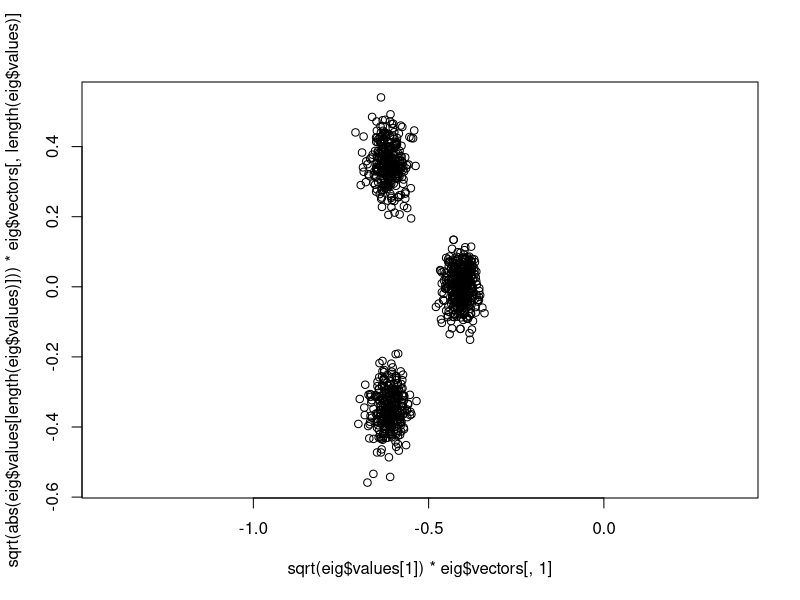
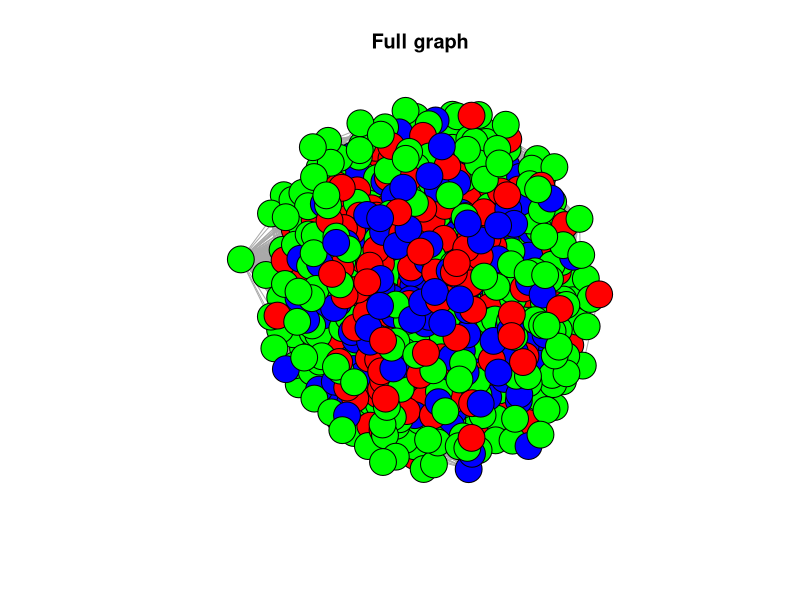

Recreate these plots in R, in order.
B = matrix(0, 3, 3)
for(i in 1:3){
  for(j in 1:3){
    B[i,j] = .25 + .25*(i != j)
  }
}

xx = c(0.65, 0.41, 0)
yy = c(0.65, -0.2, -.35)
zz = c(0.65, -.2, 0.35)

innerprod <- function(vec1, vec2){
  sqrt((vec1[1]*vec2[1]) + (vec1[2:3]%*%vec2[2:3]))
}

#how did that happen??

B <- matrix(c(1/4, 1/2, 1/4, 1/2, 1/4, 1/4, 1/4, 1/4, 1/6), 3, 3)
marginal <- c(0.3, 0.3, 0.4)

generate_adj <- function(B, marginal, n = 100){
  idx <- rmultinom(n, 1, marginal)
  membership <- t(idx)%*%B%*%idx
  for(i in 1:(n-1)){
    for(j in (i+1):n){
      membership[i,j] <- stats::rbinom(1, 1, membership[i,j])
      membership[j,i] <- membership[i,j]
    }
  }

  diag(membership) <- 0
  list(adj = membership, label = apply(idx, 2, function(x){which(x != 0)}))
}

res <- generate_adj(B, marginal, n = 1000)
eig <- eigen(res$adj)

plot(sqrt(eig$values[1])*eig$vectors[,1],
     sqrt(abs(eig$values[length(eig$values)]))*eig$vectors[,length(eig$values)],
     asp = T)

decompose <- function(B, tol = 1e-6){
  eig <- eigen(B)
  eig_val <- sqrt(abs(eig$values))
  pos_idx <- which(eig$values >= tol)
  neg_idx <- which(eig$values <= -tol)

  lis <- list(positive = matrix(0, length(pos_idx), nrow(B)),
              negative = matrix(0, length(neg_idx), nrow(B)))

  for(i in 1:nrow(B)) {
    lis$positive[,i] <- eig_val[pos_idx] * eig$vectors[i,pos_idx]
    lis$negative[,i] <- eig_val[neg_idx] * eig$vectors[i,neg_idx]
  }

  lis
}

library(igraph)
g <- igraph::graph_from_adjacency_matrix(res$adj, mode = "undirected")

set.seed(10)
l <- igraph::layout_nicely(g)
node_col <- c("red","blue","green")[res$label]

igraph::plot.igraph(g, vertex.label = NA,
                    vertex.color = node_col, main = "Full graph")
